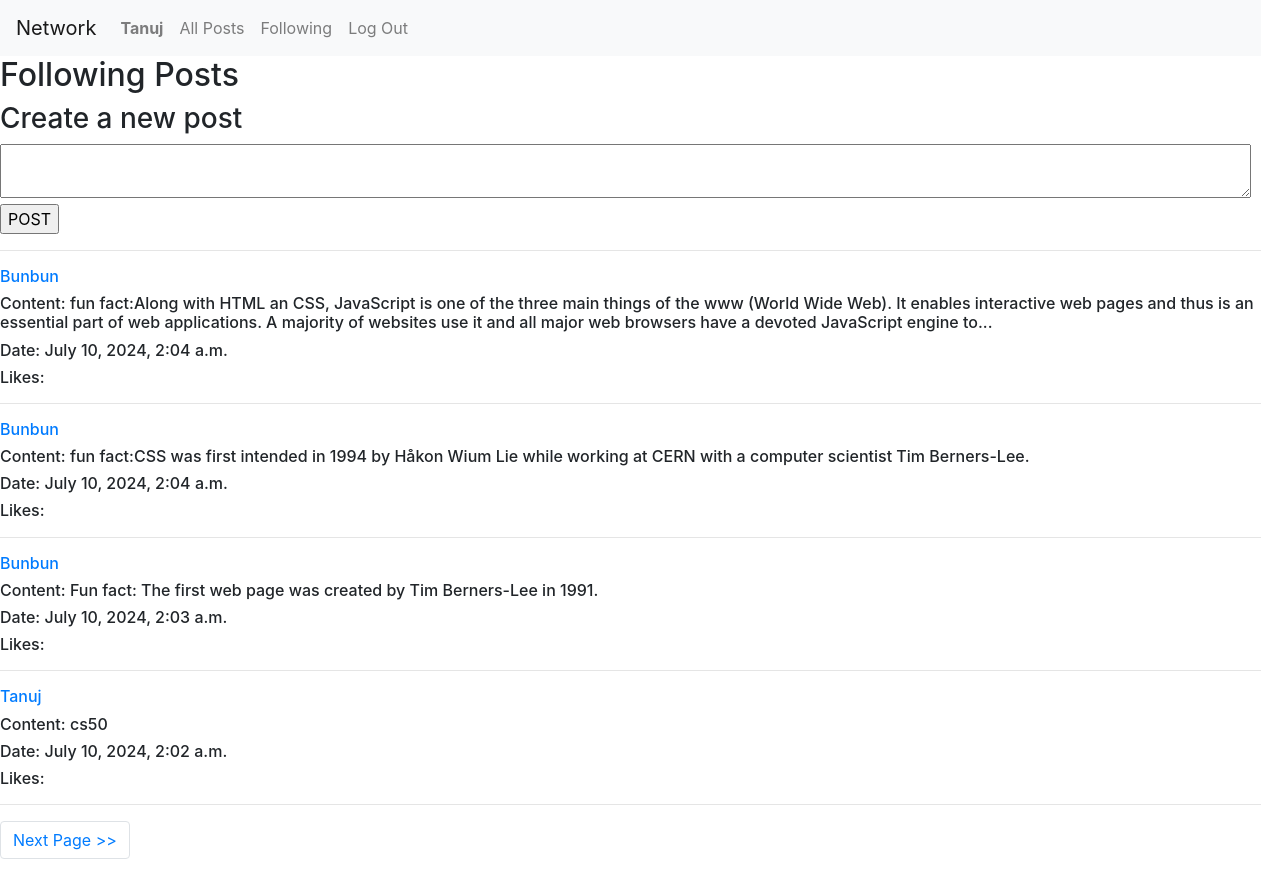
The app's page /profile/followedusers (signed in) with its own data.
### network/models.py (models this page shows, shortened)
class User(AbstractUser):
    pass

class Creatpost(models.Model):
    postcontent = models.CharField(max_length=500)
    user = models.ForeignKey(User, on_delete=models.CASCADE, related_name="authorofpost")
    datecreated = models.DateTimeField(auto_now_add=True)

### network/views.py (the view)
# urls.py: path("profile/followedusers", views.followedusers, name="profileFollowedusers"),
def followedusers(request):
    activeuser = User.objects.get(pk=request.user.id)
    peopleuserisfollowing = Follower.objects.filter(user = activeuser)
    activeposts = Creatpost.objects.all().order_by('id').reverse()
    postsoffollowers = []
    for activepost in activeposts:
        for people in peopleuserisfollowing:
            if people.userfollowers == activepost.user:
                postsoffollowers.append(activepost)
    paginator = Paginator(postsoffollowers, 4)
    pagenum = request.GET.get('postindex')
    pagepost = paginator.get_page(pagenum)
    return render(request, "network/userbeingfollowed.html",{
        "pagepost":pagepost
    })

### network/templates/network/userbeingfollowed.html (shortened to what this page needs)
{% extends "network/layout.html" %}
{% block body %}
    <h2>Following Posts</h2>
    {% if user.is_authenticated  %}
        <h3>Create a new post</h3>
        <form action="{% url 'createapost'  %}" method="POST">
            <textarea name="postcontent" row="4" cols="120"></textarea>
            <br>
            <input type="submit" value="POST"/>
            <hr>
        </form>
    {% endif  %}
        {% for post in pagepost  %}
        <h6><a href="{% url 'viewprofile' user_id=post.user.id %}">{{post.user}}</a></h6>
        <h6>Content: {{post.postcontent}}</h6>
        <h6>Date: {{post.datecreated}}</h6>
        <h6>Likes: {{post.likes}}</h6>
        <hr>
        {% endfor %}
        <nav aria-label="Page navigation example">
            <ul class="pagination">
            {% if pagepost.has_next %}
                <li class="page-item"><a class="page-link" href="?postindex={{ pagepost.next_page_number }}">Next Page &gt;&gt;</a></li>
            {% endif %}
            </ul>
          </nav>
{% endblock %}

### network/templates/network/layout.html (shortened to what this page needs)
{% load static %}
<!DOCTYPE html>
<html lang="en">
    <head>
        <link rel="stylesheet" href="https://stackpath.bootstrapcdn.com/bootstrap/4.4.1/css/bootstrap.min.css">
        <link href="{% static 'network/styles.css' %}" rel="stylesheet">
        <link rel="stylesheet" href="https://cdnjs.cloudflare.com/ajax/libs/font-awesome/4.7.0/css/font-awesome.min.css">
    </head>
    <body>
        <nav class="navbar navbar-expand-lg navbar-light bg-light">
            <a class="navbar-brand" href="{% url 'index' %}">Network</a>
            <div>
              <ul class="navbar-nav mr-auto">
                {% if user.is_authenticated %}
                    <li class="nav-item">
                        <a class="nav-link" href="{% url 'viewprofile' user_id=user.id%}"><strong>{{ user.username }}</strong></a>
                    </li>
                {% endif %}
                <li class="nav-item">
                  <a class="nav-link" href="{% url 'index' %}">All Posts</a>
                </li>
                {% if user.is_authenticated %}
                    <li class="nav-item">
                        <a class="nav-link" href="followedusers">Following</a>
                    </li>
                    <li class="nav-item">
                        <a class="nav-link" href="{% url 'logout' %}">Log Out</a>
                    </li>
                {% endif %}
              </ul>
            </div>
          </nav>
        <div class="body">
            {% block body %}
            {% endblock %}
        </div>
    </body>
</html>

### records on screen
User: username "Tanuj"
Creatpost: user "Bunbun", postcontent "fun fact:Along with HTML an CSS, JavaScript is one of the three main things of the www (World Wide Web). It enables interactive web pages and thus is an essential part of web applications. A majority of websites use it and all major web browsers have a devoted JavaScript engine to...", datecreated "July 10, 2024, 2:04 a.m."
Creatpost: user "Bunbun", postcontent "fun fact:CSS was first intended in 1994 by Håkon Wium Lie while working at CERN with a computer scientist Tim Berners-Lee.", datecreated "July 10, 2024, 2:04 a.m."
Creatpost: user "Bunbun", postcontent "Fun fact: The first web page was created by Tim Berners-Lee in 1991.", datecreated "July 10, 2024, 2:03 a.m."
Creatpost: user "Tanuj", postcontent "cs50", datecreated "July 10, 2024, 2:02 a.m."
